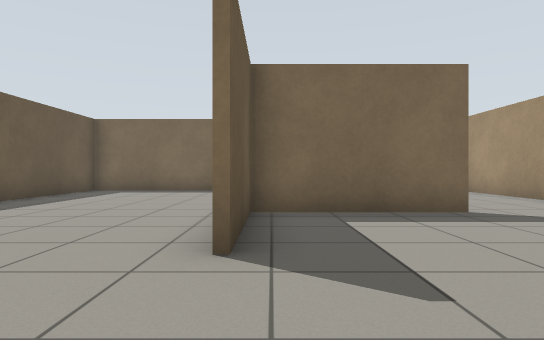
view 1 (above)

18 first-person views from a walk through a robot-simulator world made for Gazebo. The camera is 0.72 m above the floor, looks level and sees 75° across. The floor is counted in squares, 1 m on a side. Each view is taken from the middle of a square. On the plan, view 1 faces up. The plan holds only what a view shows up to about 11 squares ahead; the rest is blank.

view 2
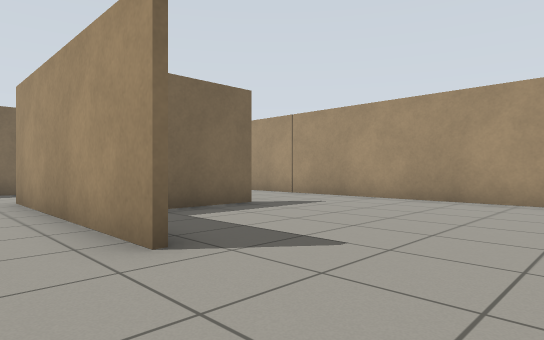

view 3
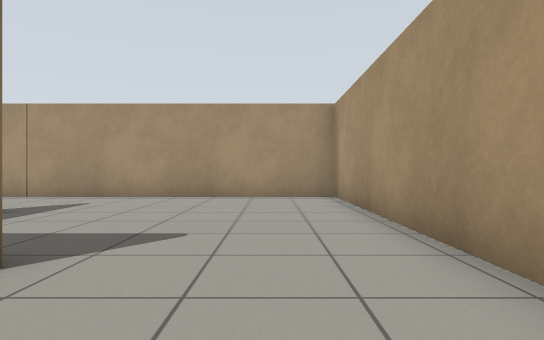

view 4
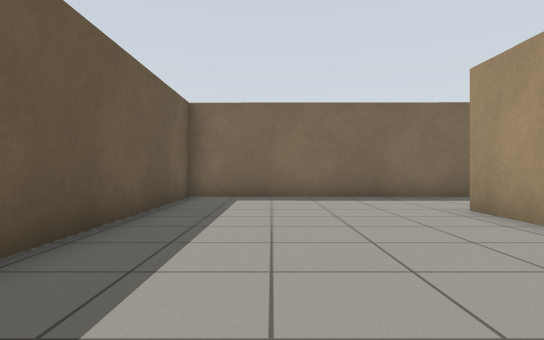

view 5
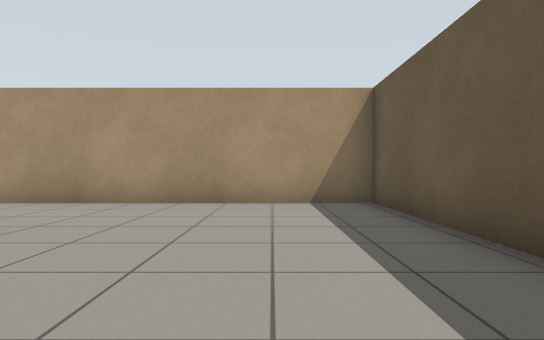

view 6
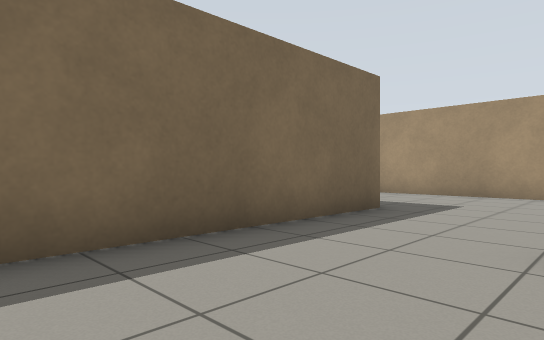

view 7
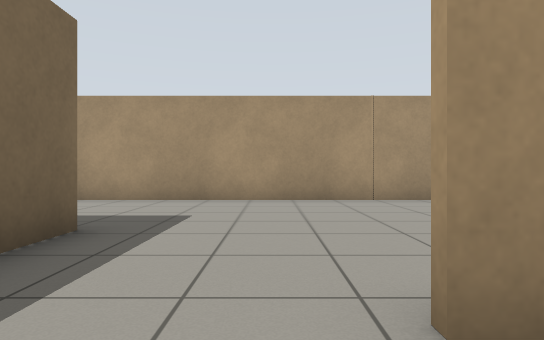

view 8
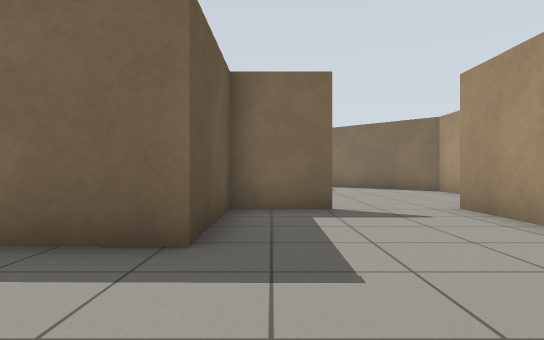

view 9
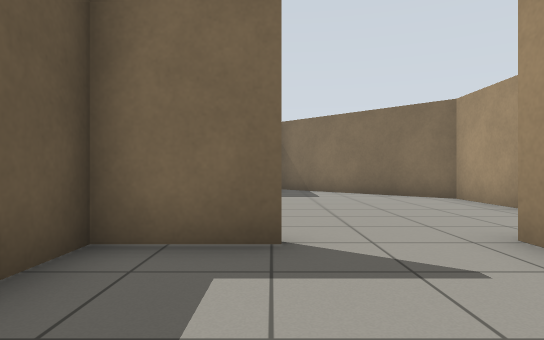

view 10
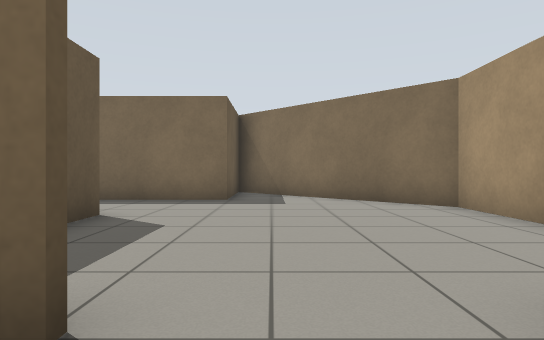

view 11
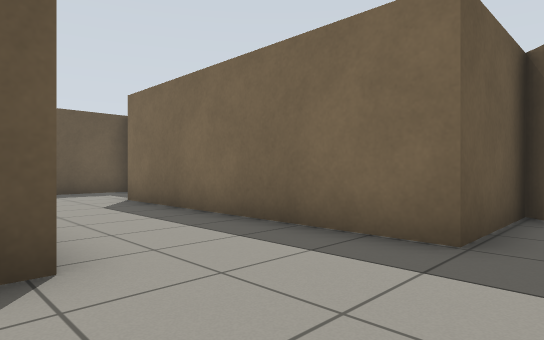

view 12
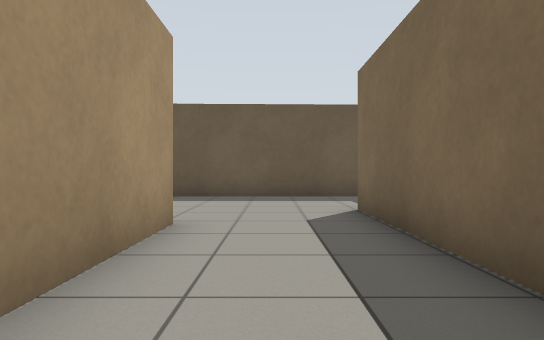

view 13
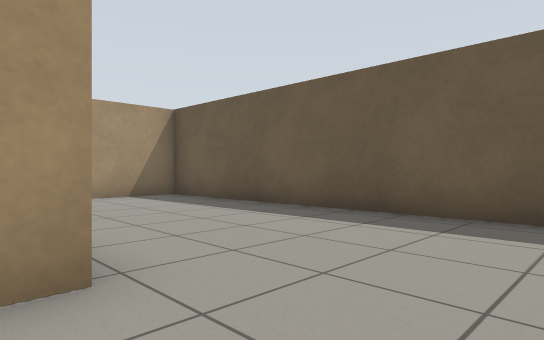

view 14
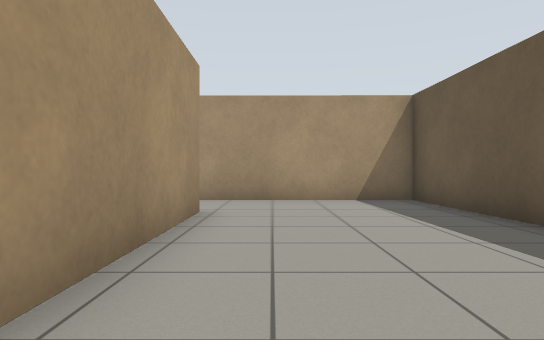

view 15
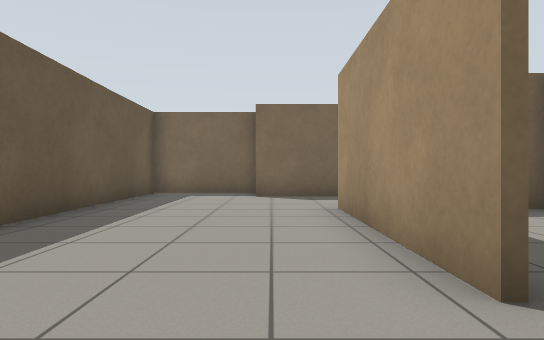

view 16
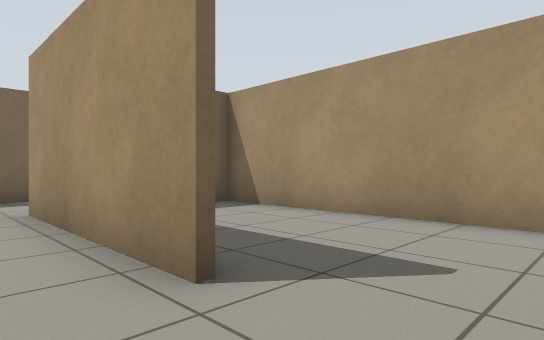

view 17
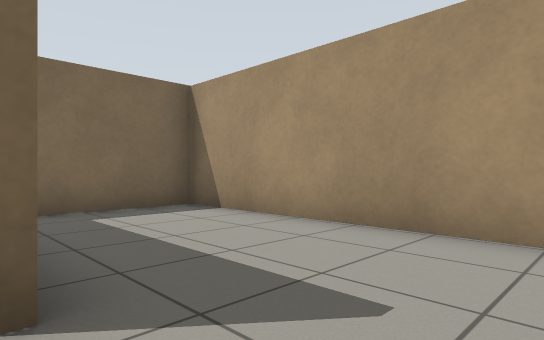

view 18
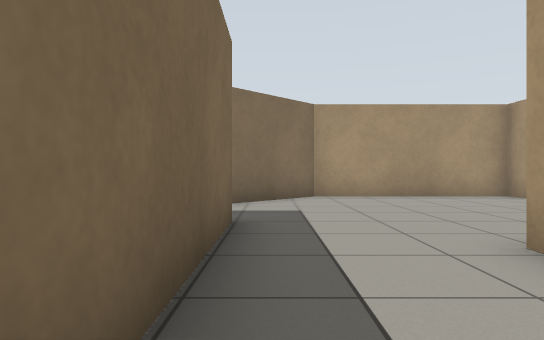

### Floor plan
Points are (right, up) in squares from view 1. A wall is a line through its corners. A room is listed if a view was taken in it or the views show most of it. See-through windows are left out.
Room 1 (views 1, 2, 3, 4, 5, 6, 7, 8, 9, 10)
walls: (3.4, 6) (-0.4, 6) (-0.4, 3); (-0.5, 3) (-0.5, 9.4); (-6.1, 4.1) (-5.9, -0.7); (4.1, 15.4) (2.2, 15.4) (2.2, 12.3) (-6.3, 12.4) (-6.1, 5.8); (-6.2, -0.7) (6.5, -0.7) (6.5, 15.6)
ways out: opening at (5.5, 15) to room 2
Room 2 (views 11, 12, 13, 18)
walls: (-1.8, 19.7) (2.3, 19.7) (2.3, 18.7); (7.9, 15.6) (8.6, 15.6) (8.6, 20.9) (3.9, 25.6) (3.9, 22.6) (-2.5, 22.6)
ways out: opening at (5.5, 15) to room 1; opening at (-3, 21.5) to room 3
Room 3 (views 14, 15, 16)
walls: (-1.8, 14.9) (-1.8, 19.7); (-2.5, 22.6) (-3.5, 22.6); (-3.5, 23.9) (-6.7, 23.9) (-6.4, 12.6) (-2.4, 12.5)
ways out: opening at (-3, 21.5) to room 2; opening at (-2, 13.5) to room 4
Room 4 (view 17)
walls: (2.1, 13.4) (2.1, 19.5) (-0.8, 19.5); (-2.4, 12.5) (-1.2, 12.5)
ways out: opening at (-2, 13.5) to room 3

Positions as (right, up) in squares from view 1, and headings:
1: (0, 0), facing up
2: (-2, 0), facing up-right
3: (-3, 1), facing right
4: (-4, 3), facing up
5: (-4, 7), facing down
6: (-4, 9), facing up-right
7: (-2, 10), facing right
8: (3, 9), facing up
9: (4, 12), facing up
10: (5, 14), facing up
11: (5, 19), facing up-left
12: (3, 21), facing left
13: (-1, 22), facing down-left
14: (-3, 21), facing down
15: (-3, 13), facing up
16: (-3, 13), facing up-right
17: (-2, 13), facing up-right
18: (-1, 22), facing right
